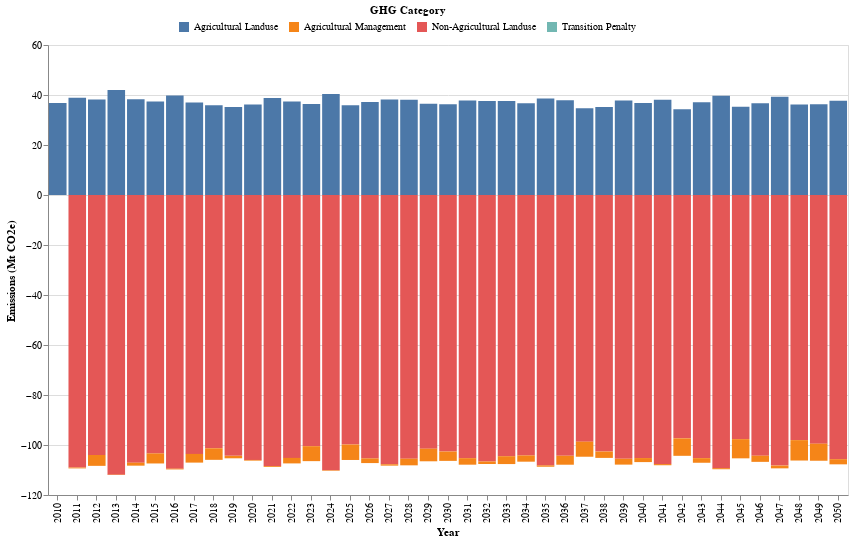

The cell this chart's notebook holds for it:
### Markdown cell above
#### Total emissions -- Column chart

### Code cell
# Create a base chart with the necessary transformations and encodings
base_chart = alt.Chart(GHG_files).transform_calculate(
    GHG_sum_Mt = "datum.GHG_sum_t/1000000"
).encode(
    x=alt.X('year:O',axis=alt.Axis(title="Year", labelAngle=-90)),  # Treat year as an ordinal data type
    tooltip=[alt.Tooltip('base_name', title='GHG Category'),
             alt.Tooltip('GHG_sum_Mt:Q', title='Emissions (Mt CO2e)')]
).properties(
    width=600,
    height=400
)



# Create a column chart with the base chart
column_chart = base_chart.mark_bar().encode(
    color=alt.Color('base_name:N',legend=alt.Legend(
                                            title="GHG Category",
                                            orient='none',
                                            legendX=130, legendY=-40,
                                            direction='horizontal',
                                            titleAnchor='middle')),  
    y=alt.Y('GHG_sum_Mt:Q',title='Emissions (Mt CO2e)'),  # Treat GHA_accumulative as a quantitative field
)



# Combine the layers into a final chart
final_chart = alt.layer(
    column_chart,
).properties(
    width=800,
    height=450
)



final_chart

### Figure 1 — Vega-Lite specification as saved in the notebook (floating-point values rounded to 4 significant figures; data arrays with more than 128 entries replaced by an {"elided": "..."} marker saying what was removed)
{"config": {"view": {"continuousWidth": 300, "continuousHeight": 300}}, "layer": [{"mark": {"type": "bar"}, "encoding": {"color": {"field": "base_name", "legend": {"direction": "horizontal", "legendX": 130, "legendY": -40, "orient": "none", "title": "GHG Category", "titleAnchor": "middle"}, "type": "nominal"}, "tooltip": [{"field": "base_name", "title": "GHG Category", "type": "nominal"}, {"field": "GHG_sum_Mt", "title": "Emissions (Mt CO2e)", "type": "quantitative"}], "x": {"axis": {"labelAngle": -90, "title": "Year"}, "field": "year", "type": "ordinal"}, "y": {"field": "GHG_sum_Mt", "title": "Emissions (Mt CO2e)", "type": "quantitative"}}, "transform": [{"calculate": "datum.GHG_sum_t/1000000", "as": "GHG_sum_Mt"}]}], "data": {"name": "data-ca8115b0628e5c44582a26a1a3e866a5"}, "height": 450, "width": 800, "$schema": "https://vega.github.io/schema/vega-lite/v5.15.1.json", "datasets": {"data-ca8115b0628e5c44582a26a1a3e866a5": {"elided": "164 records"}}}
